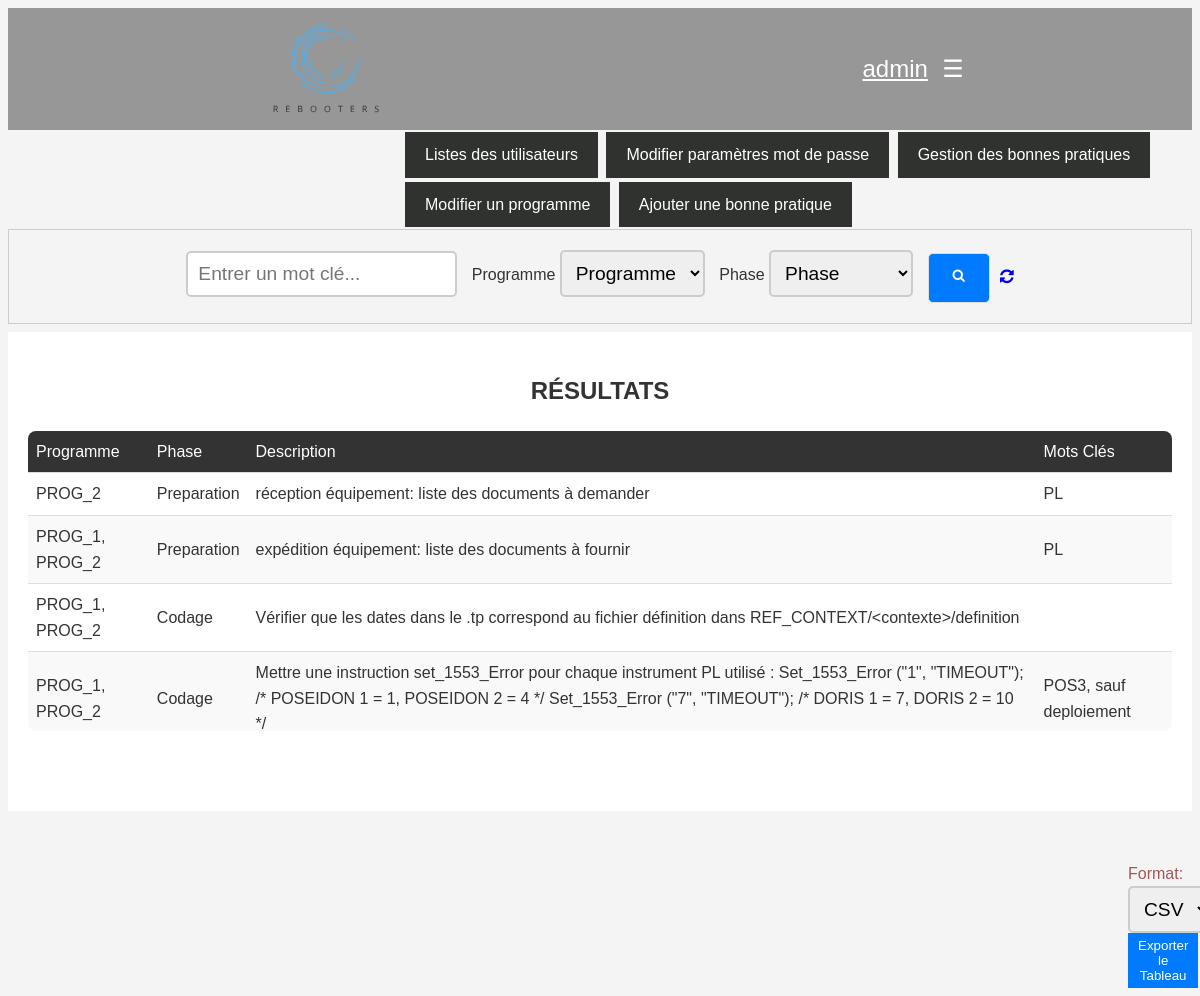
The app's page /Admin/admin_home.php (signed in) with its own data.
### tables this page shows
CREATE TABLE IF NOT EXISTS `bonnespratiques` (
  `IDBonnePratique` int NOT NULL AUTO_INCREMENT,
  `Description` text NOT NULL,
  `Etat` tinyint(1) DEFAULT '0',
  PRIMARY KEY (`IDBonnePratique`)
);

CREATE TABLE IF NOT EXISTS `phases` (
  `IDPhase` int NOT NULL AUTO_INCREMENT,
  `NomPhase` enum('Codage','Analyse','Execution','Preparation') NOT NULL,
  PRIMARY KEY (`IDPhase`),
  UNIQUE KEY `unique_phases` (`NomPhase`)
);

### Admin/admin_home.php (the view, shortened to what this page needs)
<?php
include("../Database/base.php");
$currentUsername = $_SESSION['username'];
?>
<!DOCTYPE html>
<html lang="fr">
<head>
    <link rel="stylesheet" href="/Styles/user.css">
    <link rel="stylesheet" href="/Styles/admin.css">
    <link href="https://maxcdn.bootstrapcdn.com/font-awesome/4.7.0/css/font-awesome.min.css" rel="stylesheet">
</head>
<body>
<nav>
    <div class="logo">
        <img src="/Images/logo.svg" alt="REBOOTERS Logo" height="200" >
    </div>
    <div>
        <div class="user-menu">
            <a href="./admin_home.php" class="menu-button"><?php echo htmlspecialchars($currentUsername); ?></a>
            <button class="user-button">☰</button>
        </div>
    </div>
</nav>
<div class="menu">
    <a href="admin_users_list.php">Listes des utilisateurs</a>
    <a href="admin_banned_users.php">Modifier paramètres mot de passe</a>
    <a href="admin_bp.php">Gestion des bonnes pratiques</a>
    <a href="admin_editprog.php">Modifier un programme</a>
    <a href="admin_addbp.php">Ajouter une bonne pratique</a>
</div>
<div class="search-container">
    <form action="admin_home.php" method="get">
        <input type="text" name="keyword" placeholder="Entrer un mot clé...">
        <label for="program">Programme</label>
        <select name="program">
            <option value="">Programme</option>
        </select>
        <label for="phase">Phase</label>
        <select name="phase">
            <option value="">Phase</option>
        </select>
        <button class="search-button">
            <i class="fa fa-search"></i>
        </button>
    </form>
    <a href="admin_home.php" class="reset-button" style="margin-left: 10px;">
        <i class="fa fa-refresh"></i>
    </a>
</div>
<div class="container">
    <h2 class="results-title">Résultats</h2>
    <div class="table-container">
        <table>
            <thead>
                <tr>
                    <th>Programme</th>
                    <th>Phase</th>
                    <th>Description</th>
                    <th>Mots Clés</th>
                </tr>
            </thead>
            <tbody>
            <?php
            $sql = "SELECT BonnesPratiques.IDBonnePratique, Programmes.NomProgramme, Phases.NomPhase, BonnesPratiques.Description, MotsCles.NomMotsCles
                    FROM PratiqueProg
                    INNER JOIN Programmes ON PratiqueProg.IDProgramme = Programmes.IDProgramme
                    INNER JOIN PratiquePhases ON PratiqueProg.IDBonnePratique = PratiquePhases.IDBonnePratique
                    INNER JOIN Phases ON PratiquePhases.IDPhase = Phases.IDPhase
                    INNER JOIN PratiqueMotsCles ON PratiqueProg.IDBonnePratique = PratiqueMotsCles.IDBonnePratique
                    INNER JOIN MotsCles ON PratiqueMotsCles.IDMotsCles = MotsCles.IDMotsCles
                    INNER JOIN BonnesPratiques ON PratiqueProg.IDBonnePratique = BonnesPratiques.IDBonnePratique
                    WHERE BonnesPratiques.Etat = FALSE";
            $sql .= " ORDER BY FIELD(Phases.NomPhase, 'préparation', 'codage', 'exécution', 'analyse')";
            $stmt = $bd->prepare($sql);
            $stmt->execute();
            $results = $stmt->fetchAll(PDO::FETCH_ASSOC);
            $groupedResults = [];
            foreach ($results as $row) {
                $id = $row['IDBonnePratique'];
                $program = $row['NomProgramme'];
                $keyword = $row['NomMotsCles'];
                if (!isset($groupedResults[$id])) {
                    $groupedResults[$id] = $row;
                    $groupedResults[$id]['NomProgramme'] = [$program];
                    $groupedResults[$id]['NomMotsCles'] = [$keyword];
                } else {
                    if (!in_array($program, $groupedResults[$id]['NomProgramme'])) {
                        $groupedResults[$id]['NomProgramme'][] = $program;
                    }
                    if (!in_array($keyword, $groupedResults[$id]['NomMotsCles'])) {
                        $groupedResults[$id]['NomMotsCles'][] = $keyword;
                    }
                }
            }
            foreach ($groupedResults as $row) {
                echo "<tr>";
                echo "<td>" . htmlspecialchars(implode(", ", $row['NomProgramme'])) . "</td>";
                echo "<td>" . htmlspecialchars($row['NomPhase']) . "</td>";
                echo "<td>" . htmlspecialchars($row['Description']) . "</td>";
                echo "<td>" . htmlspecialchars(implode(", ", $row['NomMotsCles'])) . "</td>";
                echo "</tr>";
            }
            ?>
            </tbody>
        </table>
    </div>
</div>
<div class="export-button">
    <form action="../Python/export.php" method="post">
        <label for="format">Format:</label>
        <select name="format" id="format">
            <option value="Excel">CSV</option>
        </select>
        <button type="submit" class="button primary">Exporter le Tableau</button>
    </form>
</div>
</body>
</html>

### Styles/user.css (style rules this page uses)
body { font-family: Arial, sans-serif; background: #f4f4f4; color: #333; line-height: 1.6; }
nav { background-color: #979797; color: white; padding: 1rem 0; display: flex; justify-content: space-around; align-items: center; }
.logo { font-size: 1.5rem; font-weight: bold; display: flex; align-items: center; }
.menu-button, .user-button { background: none; border: none; cursor: pointer; color: white; font-size: 1.5rem; }
.user-menu { position: relative; display: inline-block; }
.logo { height: 90px; }
.search-container { display: flex; justify-content: center; align-items: center; padding: 10px; border: 1px solid #ccc; padding: 2rem; margin-bottom: 1rem; padding-bottom: 20px; padding-top: 20px; }
input[type="text"] { padding: 10px; margin-right: 10px; border: 2px solid #ccc; border-radius: 5px; font-size: 1.2em; }
select { padding: 10px; margin-right: 10px; border: 2px solid #ccc; border-radius: 5px; font-size: 1.2em; }
.search-button, .fa-search { padding-bottom: 5px; padding-top: -1px; }
.search-button { border-radius: 5px; height: 36px; border: 1px solid #ddd; padding: 24px; background-color: #007BFF; color: white; cursor: pointer; display: inline-flex; align-items: center; justify-content: center; }
.fa-search { vertical-align: middle; }
.export-button { padding-left: 1120px; color: rgb(163, 88, 88); }
h2 { text-transform: uppercase; text-align: center; margin: 1em 0; }
.table-container { overflow-y: auto; max-height: 300px; border-radius: 8px; }
table { height: 300px; width: 1000px; margin-left: auto; margin-right: auto; }
th, td { text-align: left; padding: 12px 15px; border-bottom: 1px solid #ddd; }
th { background-color: #333; color: #fff; font-weight: normal; }
tr:nth-child(even) { background-color: #f9f9f9; }
.container { background: white; margin: 50px auto; padding: 20px; padding-bottom: 80px; margin-top: -8px; text-align: center; }
.results-title { text-align: center; margin: 20px 0; }
.menu { padding-left: 300px; margin-left: 95px; }

### Styles/admin.css (style rules this page uses)
body { font-family: Arial, sans-serif; background: #f4f4f4; color: #333; line-height: 1.6; }
nav { background-color: #979797; color: white; padding: 1rem 0; display: flex; justify-content: space-around; align-items: center; }
.logo { font-size: 1.5rem; font-weight: bold; display: flex; align-items: center; }
.menu-button, .user-button { background: none; border: none; cursor: pointer; color: white; font-size: 1.5rem; }
.user-menu { position: relative; display: inline-block; }
.logo { height: 90px; }
.search-container { display: flex; justify-content: center; align-items: center; padding: 10px; border: 1px solid #ccc; padding: 2rem; margin-bottom: 1rem; padding-bottom: 20px; padding-top: 20px; }
table { width: 100%; border-collapse: collapse; }
th, td { text-align: left; padding: 8px; border-bottom: 1px solid #ddd; }
.menu a { display: inline-block; padding: 10px 20px; margin: 2px; background-color: #2f322f; color: white; text-decoration: none; font-size: 16px; }
.menu { margin-left: 95px; }
button { cursor: pointer; padding: 5px 10px; border: none; background-color: #007BFF; color: white; }

### Admin/admin_home.php (style rules this page uses)
.reset-button { margin-left: 10px; }

### records on screen
bonnespratiques: NomProgramme "PROG_2", phases.NomPhase "Preparation", Description "réception équipement: liste des documents à demander", NomMotsCles "PL"

### other values on screen
$currentUsername "admin"
implode(", ", $row['NomProgramme']) "PROG_1, PROG_2"
$row['NomPhase'] "Preparation"
$row['Description'] "expédition équipement: liste des documents à fournir"
implode(", ", $row['NomMotsCles']) "PL"
$row['NomPhase'] "Codage"
$row['Description'] "Vérifier que les dates dans le .tp correspond au fichier définition dans REF_CONTEXT/<contexte>/definition"
implode(", ", $row['NomMotsCles']) "POS3, sauf deploiement"
